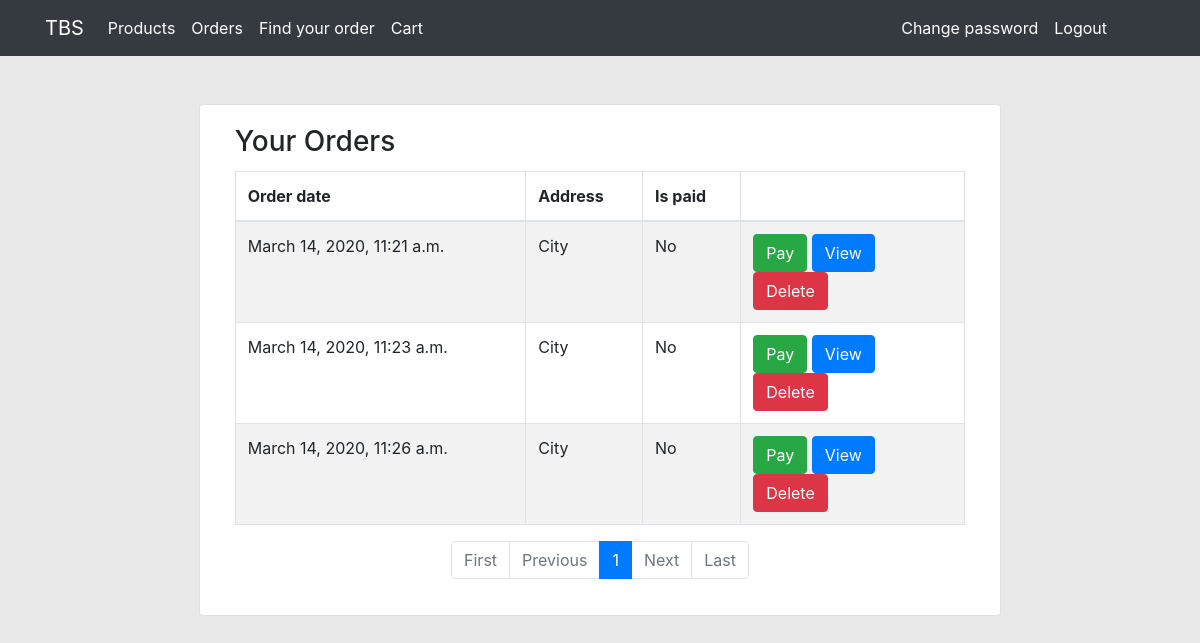
The app's page /orders/ (signed in), older data.
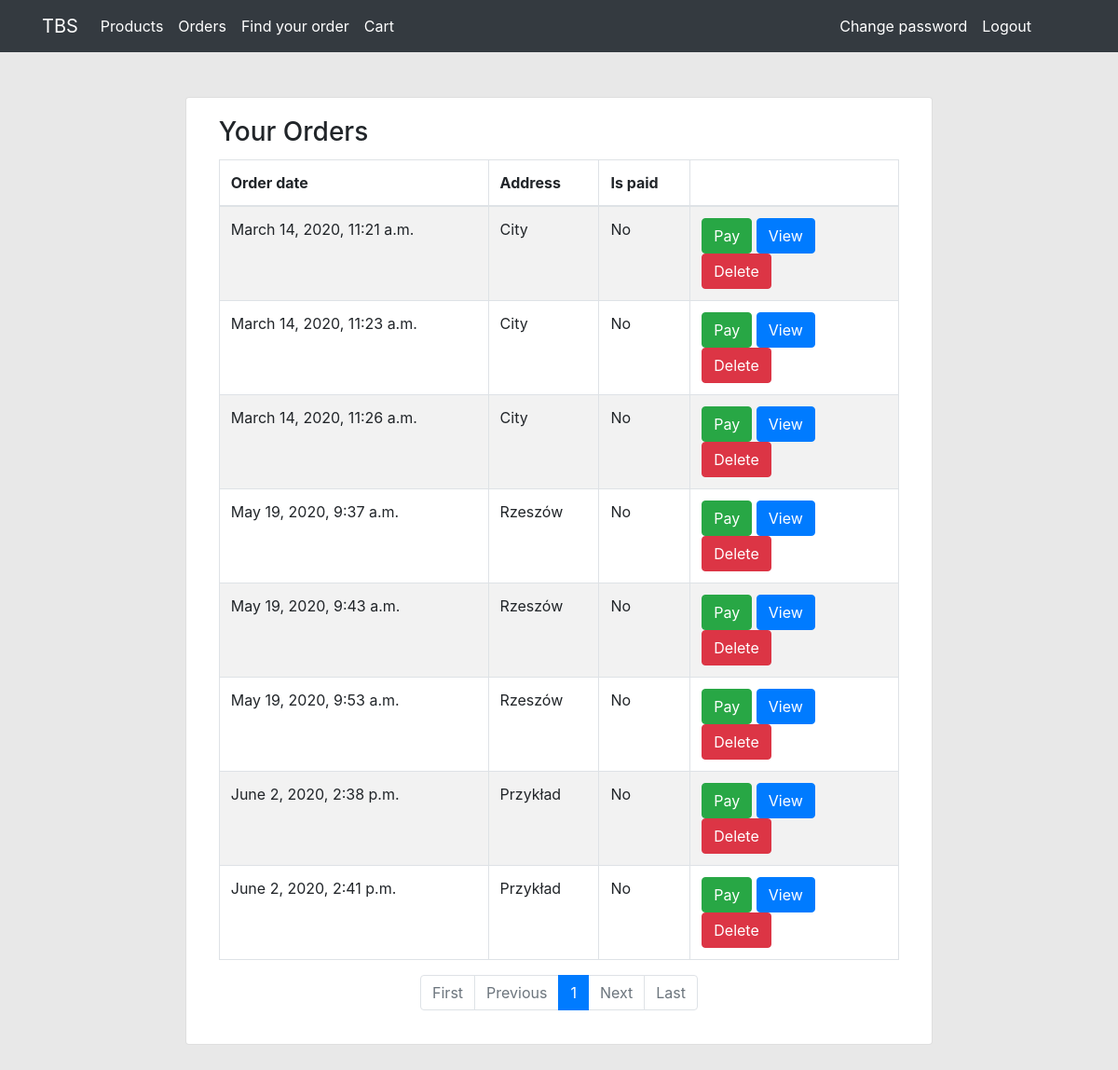
The same page, newer data.
### transactions/models.py (models this page shows, shortened)
class Order(models.Model):
    user = models.ForeignKey(User, on_delete=models.CASCADE, null=True)
    products = models.ManyToManyField(
        'store.Product',
        through='Ordered'
    )
    date = models.DateTimeField(auto_now=True, editable=False)
    access_code = models.UUIDField(unique=True, editable=False,
        default=uuid.uuid4)
    name = models.CharField(max_length=100)
    surname = models.CharField(max_length=100)
    email = models.EmailField(max_length=350)
    phone_number = models.CharField(max_length=9,
        validators=[PHONE_NUMBER_VALIDATOR])
    street_name = models.CharField(max_length=100)
    zip_code = models.CharField(max_length=6,
        validators=[ZIP_CODE_VALIDATOR])
    city_name = models.CharField(max_length=100)
    total_price = models.DecimalField(max_digits=7,
        decimal_places=2, default=0)
    is_paid = models.BooleanField(default=False)
    class PAYMENTS(Enum):
        card = (1, 'Card')
        blik = (2, 'Blik')
        transfer = (3, 'Transfer')
        paypal = (4, 'Paypal')
    class SHIPPING(Enum):
        post = (1, 'Post')
        courier = (2, 'Courier')
        parcel_locker = (3, 'Parcel locker')
        pick_up = (4, 'Own pickup')
    payment_type = models.PositiveIntegerField(
        choices=[x.value for x in PAYMENTS] )
    shipping_type = models.PositiveIntegerField(
        choices=[x.value for x in SHIPPING] )

### transactions/views.py (the view)
# urls.py: path('', views.orders_list, name='list'),
@login_required
def orders_list(request):
    if not request.user.is_staff:
        orders = Paginator(Order.objects.filter(user=request.user), 10)
    else:
        orders = Paginator(Order.objects.all(), 10)
    page = request.GET.get('page')
    if not page:
        page = 1
    try:
        if type(page) is not int:
            page = int(page)
    except:
        return HttpResponse('I see what you did there.')
    if page <= orders.num_pages:
        orders = orders.page(page)
    else:
        return HttpResponse("Page does not exist!")
    context = {
        'orders': orders,
    }
    return render(request, 'transactions/list.html', context)

### transactions/templates/transactions/list.html (shortened to what this page needs)
{% extends 'base.html' %}
{% block content %}
<div class="card m-auto col-md-9">
    <div class="card-body col-md-12 m-auto">
        <h3 class="card-title">Your Orders</h3>
        <table class="table table-striped table-bordered">
            <thead>
                <tr>
                    <th>Order date</th>
                    <th>Address</th>
                    <th>Is paid</th>
                    <th></th>
                </tr>
            </thead>
            <tbody>
            {% for order in orders %}
                <tr>
                    <td>{{order.date}}</td>
                    <td>{{order.city_name}}</td>
                    <td>
                        {% if order.is_paid %}
                            Yes
                        {% else %}
                            No
                        {% endif %}
                    </td>
                    <td style="width: 14rem;">
                        <a href="{% url 'transactions:payment' order.access_code %}" class="btn btn-success">Pay</a>
                        <a href="{% url 'transactions:order' order.access_code %}" class="btn btn-primary">View</a>
                        <a href="{% url 'transactions:delete_order' order.access_code %}" class="btn btn-danger">Delete</a>
                    </td>
                </tr>
            {% endfor %}
            </tbody>
        </table>
        <div class="row mt-3">
            <nav aria-label="..." class="m-auto">
                <ul class="pagination">
                    {% if orders.has_previous %}
                        <li class="page-item">
                            <a class="page-link" href="?page=1">First</a>
                        </li>
                        <li class="page-item">
                            <a class="page-link" href="?page={{ orders.previous_page_number }}">previous</a>
                        </li>
                    {% else %}
                        <li class="page-item disabled">
                            <span class="page-link">First</span>
                        </li>
                        <li class="page-item disabled">
                            <span class="page-link">Previous</span>
                        </li>
                    {% endif %}
                        <li class="page-item active">
                            <span class="page-link">
                                {{ orders.number }}
                            </span>
                        </li>
                    {% if orders.has_next %}
                        <li class="page-item">
                            <a class="page-link" href="?page={{ orders.next_page_number }}">Next</a>
                        </li>
                        <li class="page-item">
                            <a class="page-link" href="?page={{ orders.paginator.num_pages }}">Last</a>
                        </li>
                    {% else %}
                        <li class="page-item disabled">
                            <span class="page-link">Next</span>
                        </li>
                        <li class="page-item disabled">
                            <span class="page-link">Last</span>
                        </li>
                    {% endif %}
                </ul>
            </nav>
        </div>
    </div>
</div>
{% endblock content %}

### templates/base.html (shortened to what this page needs)
<!DOCTYPE html>
{% load static %}
<html lang="en">
<head>
    <link rel="stylesheet" href="https://stackpath.bootstrapcdn.com/bootstrap/4.1.3/css/bootstrap.min.css">
</head>
<body style="background-color: #E8E8E8;">
    <nav class="navbar navbar-expand-lg navbar-dark bg-dark fixed-top">
        <div class="container">
            <a class="navbar-brand" href="{% url 'store:index' %}">TBS</a>
            <div id="navbarResponsive" class="collapse navbar-collapse">
                <ul class="navbar-nav mr-auto">
                    <li class="nav-item active">
                        <a class="nav-link" href="{% url 'store:list' %}">Products</a>
                    </li>
                    {% if user.is_authenticated %}
                    <li class="nav-item active">
                        <a class="nav-link" href="{% url 'transactions:list' %}">Orders</a>
                    </li>
                    {% endif %}
                    <li class="nav-item active">
                        <a class="nav-link" href="{% url 'transactions:find_order' %}">Find your order</a>
                    </li>
                    <li class="nav-item active">
                        <a class="nav-link" href="{% url 'store:cart' %}">Cart</a>
                    </li>
                </ul>
                <ul class="navbar-nav ml-auto">
                {% if user.is_authenticated %}
                    <li class="nav-item active">
                        <a class="nav-link" href="{% url 'password_change' %}">Change password</a>
                    </li>
                    <li class="nav-item active">
                        <a class="nav-link" href="{% url 'logout' %}">Logout</a>
                    </li>
                {% endif %}
                <ul>
            </div>
        </div>
    </nav>
    <div class="content col-lg-11 m-auto" style="padding-top: 56px;">
        {% block content %}
        {% endblock content %}
    </div>
</body>
</html>

Row changes from the older to the newer data that the page shows:
added Order: date "May 19, 2020, 9:37 a.m.", city_name "Rzeszów", is_paid "No"
added Order: date "May 19, 2020, 9:43 a.m.", city_name "Rzeszów", is_paid "No"
added Order: date "May 19, 2020, 9:53 a.m.", city_name "Rzeszów", is_paid "No"
added Order: date "June 2, 2020, 2:38 p.m.", city_name "Przykład", is_paid "No"
added Order: date "June 2, 2020, 2:41 p.m.", city_name "Przykład", is_paid "No"
